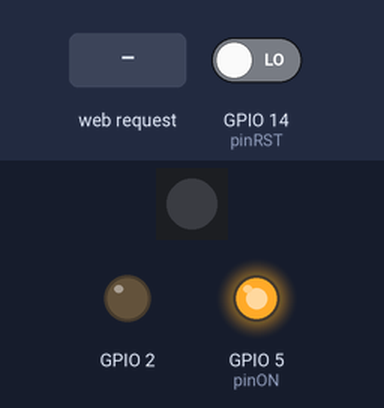
This sketch was run on a simulated ESP8266 (NodeMCU). Parts: 1 RGB LEDs in strip order, left to right, output pins drawn as LEDs (lit = HIGH). The test bench sets the inputs (shaded band); at power-on: GPIO 14 (pinRST) LOW. WiFi joins after 1.5 s; servers stay silent unless stated; EEPROM starts erased; what the sketch prints to the serial monitor is not drawn.

Above: at 2.7 s.
2.8 s: HTTP request GET /setcolor received
At 4.0 s:
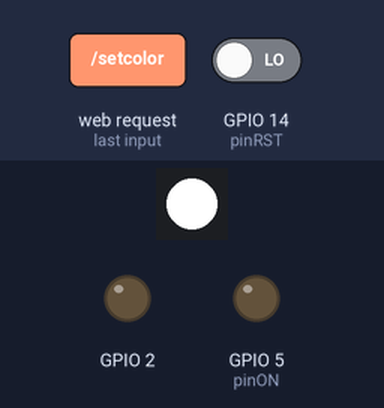
4.3 s: HTTP request GET /setcolor?red=120 received
At 5.2 s:
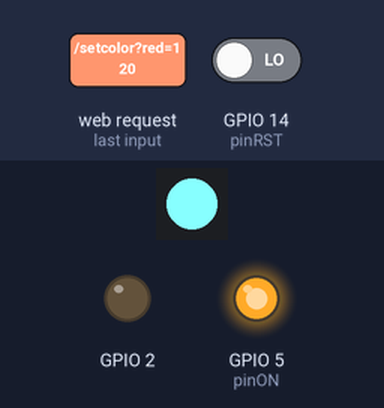
5.8 s: HTTP request GET /setcolor?green=120 received
At 6.3 s:
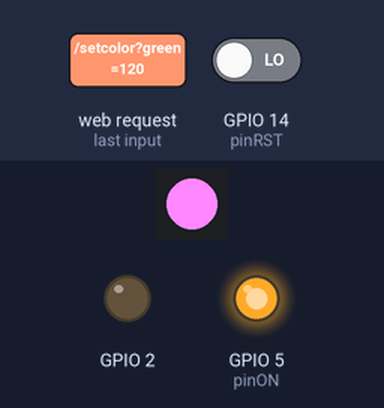
7.3 s: HTTP request GET /setcolor?blue=120 received
At 8.5 s:
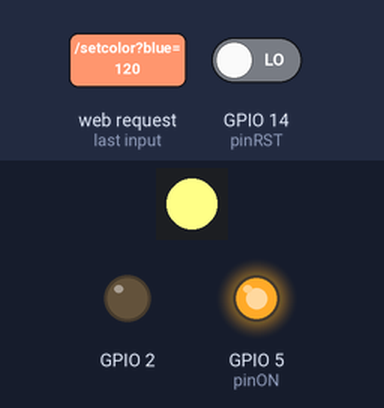
8.8 s: HTTP request GET /setcolor?red=1 received
At 9.8 s:
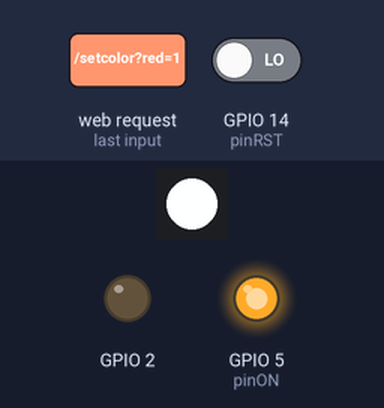
10.3 s: HTTP request GET /setcolor?red=0 received
At 10.9 s:
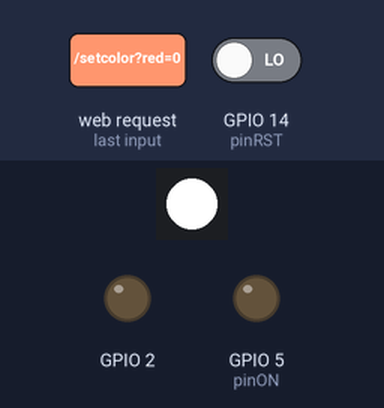
Timing chart, 0 to 12.8 s (numbered marks = the images above; inputs shaded):
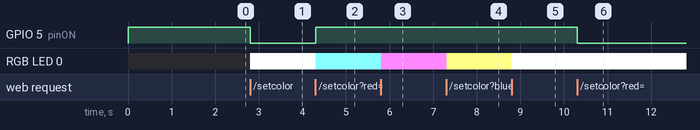

Measured:
- after the input at 2.8 s, GPIO 5 (pinON): HIGH → LOW at once; RGB LED 0: off → RGB(255, 255, 255) at once
- after the input at 4.3 s, GPIO 5 (pinON): LOW → HIGH at once; RGB LED 0: RGB(255, 255, 255) → RGB(135, 255, 255) at once
- after the input at 5.8 s, RGB LED 0: RGB(135, 255, 255) → RGB(255, 135, 255) at once
- after the input at 7.3 s, RGB LED 0: RGB(255, 135, 255) → RGB(255, 255, 135) at once
- after the input at 8.8 s, RGB LED 0: RGB(255, 255, 135) → RGB(254, 255, 255) at once
- after the input at 10.3 s, GPIO 5 (pinON): HIGH → LOW at once; RGB LED 0: RGB(254, 255, 255) → RGB(255, 255, 255) at once

The sketch:

smartlightbulb-hw.ino
```cpp
// (licence header left out)
#include <ESP8266WiFi.h>
#include <WiFiClient.h>
#include <ESP8266WiFi.h>
#include <ESP8266WiFiMulti.h>
#include <ESP8266WebServer.h>
#include <EEPROM.h>
#define FASTLED_ESP8266_RAW_PIN_ORDER 12
#include <FastLED.h>

#define pinLED 12 //D6
#define pinRST 14 //D5
#define pinON 5   //D1
#define NUM_LEDS 1
#define delayTime 20

int redVal = 0;
int blueVal = 0;
int greenVal = 0;

CRGB leds[NUM_LEDS];
ESP8266WebServer ServerHTTP(19105);
String wifiSSID = "";
String wifiPassword = "password";
String esid = "";
String epass = "";
byte lastPush = 0;

void setLED(byte red, byte green, byte blue) {
  redVal = 255 - red;
  greenVal = 255 - green;
  blueVal = 255 - blue;
  if (redVal == 255 && greenVal == 255 && blueVal == 255) {
    digitalWrite(pinON, LOW);
  } else {
    digitalWrite(pinON, HIGH);
  }
  leds[0] = CRGB(redVal, greenVal, blueVal);
  FastLED.show();
}

void setLEDConnect(boolean active) {
  if (active == true) {
    setLED(0, 0, 255);
  } else {
    setLED(0, 0, 0);
  }
}

void setLEDFail() {
  setLED(255, 0, 0);
  delay(2000);
}

void setEEPROMStart() {
  EEPROM.begin(512);
}

String getEEPROMReadSSID() {
  for (int i = 0; i < 32; ++i) {
    char tmp = EEPROM.read(i);
    if (tmp == 0)
      break;
    esid += char(tmp);
  }
  return esid;
}

String getEEPROMReadPassword() {
  for (int i = 32; i < 96; ++i) {
    char tmp = EEPROM.read(i);
    if (tmp == 0)
      break;
    epass += char(tmp);
  }
  return epass;
}

void setEEPROMFormat() {
  Serial.print("FORMAT");
  for (int i = 0; i < 96; ++i) {
    EEPROM.write(i, 0);
  }
  EEPROM.commit();
  setLEDFail();
  ESP.reset();
}

String getUID() {
  byte mac[3];
  WiFi.macAddress(mac);

  String mac_addr_dev = "";
  for (int i = 0; i < sizeof(mac); i++) {
    mac_addr_dev += String(mac[i], HEX);
  }
  mac_addr_dev.toUpperCase();

  if (mac_addr_dev.length() == 5) {
    mac_addr_dev = "0" + mac_addr_dev;
  }

  return mac_addr_dev;
}

boolean setWifiAP() {
  int ssid_len = wifiSSID.length() + 1;
  int pass_len = wifiPassword.length() + 1;
  char char_ssid[ssid_len];
  char char_pass[pass_len];
  wifiSSID.toCharArray(char_ssid, ssid_len);
  wifiPassword.toCharArray(char_pass, pass_len);

  if (WiFi.softAP(char_ssid, char_pass)) {
    IPAddress wifi_ap_ip = WiFi.softAPIP();
    return true;
  }
  else {
    return false;
  }
}


void setWifiConnect(String connect_ssid, String connect_pass) {
  ESP8266WiFiMulti WiFiMulti;
  WiFiMulti.addAP(connect_ssid.c_str(), connect_pass.c_str());

  int retry = 0;
  while (WiFiMulti.run() != WL_CONNECTED) {
    if (retry == 5) {
      Serial.println("ERROR connect");
      delay(0);
      return;
    }

    setLEDConnect(true);
    delay(1000);
    setLEDConnect(false);
    delay(1000);

    Serial.print("Retry ");
    Serial.println(retry);
    retry++;
  }

  if (WiFiMulti.run() == WL_CONNECTED) {
    Serial.println("IP address: ");
    Serial.println(WiFi.localIP());
  }
}

void getWebAvailable() {
  String content = "{\"status\":200}";
  ServerHTTP.send(200, "application/json", content);
}

void getWebStatus() {
  String content = "{\"status\":200, \"name\":\"Smart Light " + getUID() + "\", \"red\":" + String(redVal) + ", \"green\":" + String(greenVal) + ", \"blue\":" + String(blueVal) + "}";
  ServerHTTP.send(200, "application/json", content);
}

void getWebSetup() {
  String content = "{\"status\":200, \"name\":\"" + esid + "\", \"pass\":\"" + epass + "\"}";
  ServerHTTP.send(200, "application/json", content);
}

void setWebChange() {
  byte red = ServerHTTP.arg("red").toInt();
  byte green = ServerHTTP.arg("green").toInt();
  byte blue = ServerHTTP.arg("blue").toInt();
  setLED(red, green, blue);

  String content = "{\"status\":200}";
  ServerHTTP.send(200, "application/json", content);
}

void setWebSetup() {
  String content = "";
  String qssid = ServerHTTP.arg("name");
  String qpass = ServerHTTP.arg("pass");
  if (qssid.length() > 0) {
    for (int i = 0; i < 96; ++i) {
      EEPROM.write(i, 0);
    }
    for (int i = 0; i < qssid.length(); ++i) {
      EEPROM.write(i, qssid[i]);
    }
    for (int i = 0; i < qpass.length(); ++i) {
      EEPROM.write(32 + i, qpass[i]);
    }
    EEPROM.commit();
    content = "{\"status\":200}";
  } else {
    content = "{\"status\":501}";
  }
  ServerHTTP.send(200, "application/json", content);
  if (qssid.length() > 0) {
    setWifiConnect(qssid, qpass);
  }
}

void setService() {
  ServerHTTP.on("/", getWebAvailable);
  ServerHTTP.on("/status", getWebStatus);
  ServerHTTP.on("/setcolor", setWebChange);
  ServerHTTP.on("/getsetup", getWebSetup);
  ServerHTTP.on("/setup", setWebSetup);

  ServerHTTP.begin();
}

boolean getPushButton() {
  if (digitalRead(pinRST) == HIGH) {
    return true;
  } else {
    return false;
  }
}

byte getStatePushButton() {
  if (getPushButton() == false) {
    return 0;
  }
  for (int i = 0; i < 50; i++) {
    if (getPushButton() == false) {
      return 1;
    }
    delay(100);
  }
  return 2;
}

void setup() {
  pinMode(2, OUTPUT);
  pinMode(pinLED, OUTPUT);
  pinMode(pinRST, INPUT);
  pinMode(pinON, OUTPUT);
  Serial.begin(115200);

  setEEPROMStart();
  wifiSSID = "Skripsi-" + getUID();
  delay(10);

  FastLED.addLeds<WS2811, pinLED, RGB>(leds, NUM_LEDS);
  setLED(255, 255, 255);

  setWifiAP();

  esid = getEEPROMReadSSID();
  epass = getEEPROMReadPassword();
  if (esid.length() > 0) {
    setWifiConnect(esid, epass);
  }
  setService();
  setLED(255, 255, 255);
}

void loop() {
  ServerHTTP.handleClient();
  leds[0] = CRGB(redVal, greenVal, blueVal);
  FastLED.show();

  lastPush = getStatePushButton();
  if (lastPush == 1) {
    ESP.reset();
  } else if (lastPush == 2) {
    setEEPROMFormat();
  }
}
```
